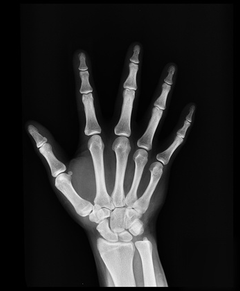
%> input picture class 3/hand-x-ray.jpg (cropped and resized to the size of MATLAB's example picture, made grey), 240 x 291 px, given in place of pout.tif, which was not available
$ octave MIP_Ex_5_2.m   (GNU Octave 9; MATLAB toolbox functions it lacks are replaced by stand-ins)
%> lines starting %> are read from the running program, lines starting %| are printed output that depends on the picture; pictures that were not available may be replaced by others from this repository, and a replacement may not be noted

% Example 5.2 : Histogram Equalization

clear;close all;clc;
im  = imread('pout.tif');
%> im is the input picture: size 291x240 uint8; min 0, max 254, mean 36.9

% im1  = imread('oed.jpg');
% im=rgb2gray(im1);

figure();
subplot(2,2,1); imshow(im); title('Original Image');

% Histogram
subplot(2,2,2); imhist(im);ylim('auto');
title('Histogram of Image'); %axis([0 255 0 2000]);

% Histogram equalization
im_heq = histeq(im, 256);
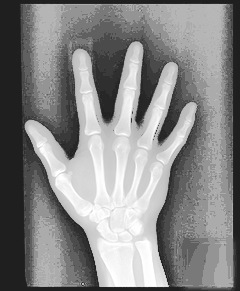
%> im_heq: size 291x240 uint8; min 31, max 255, mean 134.8
subplot(2,2,3); imshow(im_heq);title('Histogram Equalization');

subplot(2,2,4); imhist(im_heq);ylim('auto');
title('Histogram of Equalization');
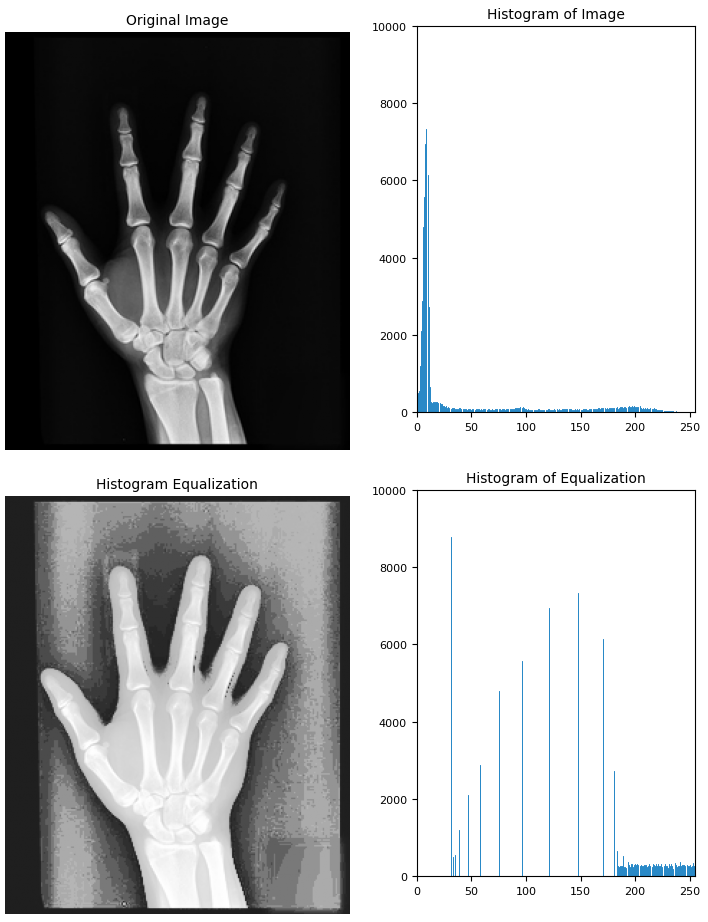
%> figure redrawn from the program's plot data, 4 panels

% Plot Transformation Curve
hnorm = imhist(im)./numel(im);
%> hnorm = 256 values, max 0.126 at index 1, min 0 at index 250, mean 0.00391
cdf = cumsum(hnorm);
%> cdf = 256 values from 0.126 to 1
figure(); plot((0:255)/255,cdf, 'b', 'LineWidth',2);
%> after `plot((0:255)/255,cdf, 'b', 'LineWidth',2)`:
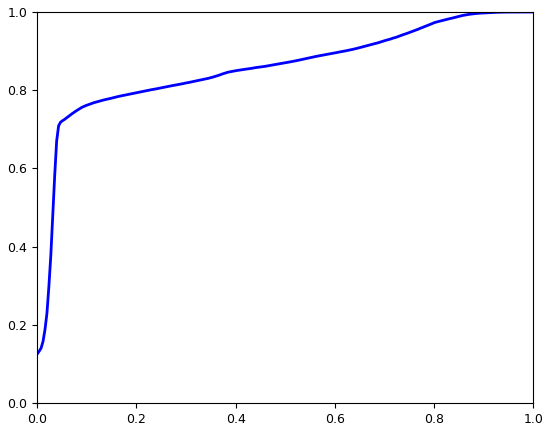
%> figure redrawn from the program's plot data; curve peaks at x = 0.996, y = 1
%
% Plot Transformation Curve for Histogram Equalization
heq_norm = imhist(im_heq)./numel(im_heq);
%> heq_norm = 256 values, max 0.126 at index 32, min 0 at index 1, mean 0.00391
heq_cdf = cumsum(heq_norm);
%> heq_cdf = 256 values from 0 to 1
figure(); plot((0:255)/255,heq_cdf, 'r', 'LineWidth',2);
%> after `plot((0:255)/255,heq_cdf, 'r', 'LineWidth',2)`:
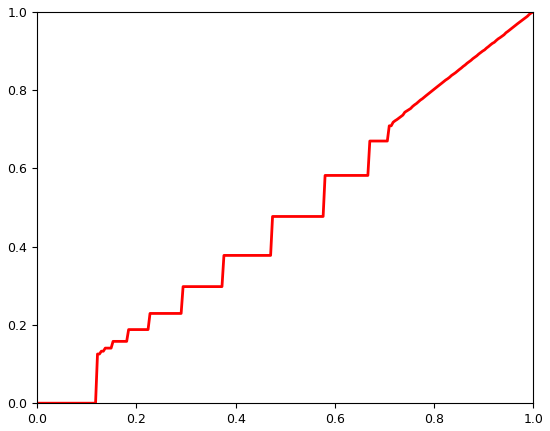
%> figure redrawn from the program's plot data; curve peaks at x = 1, y = 1

%%

cdf1=cdf.*255;
%> cdf1 = 256 values from 32.06 to 255
rou=ceil(cdf1);
%> rou = 256 values from 33 to 255
im1=im;
for i=1:256
    im1(find(im==(i-1)))=rou(i,1);
end
figure,imshow(im1);
